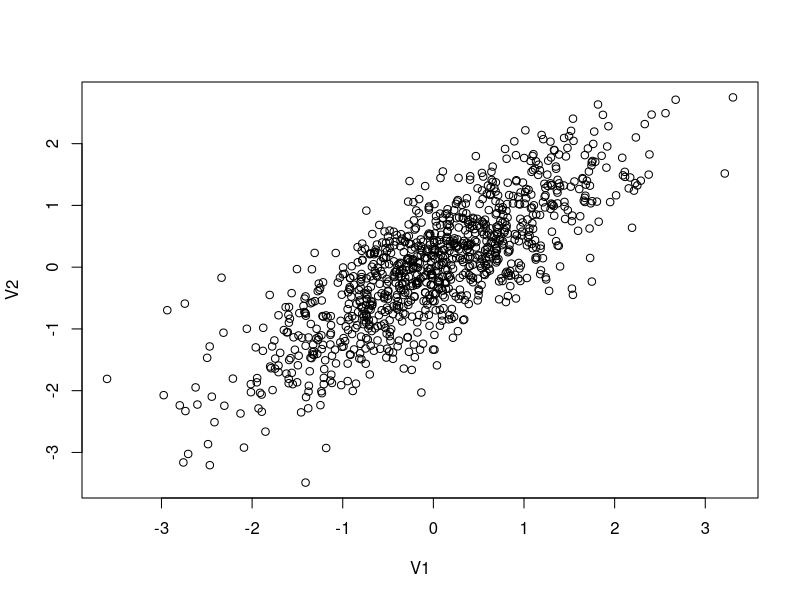
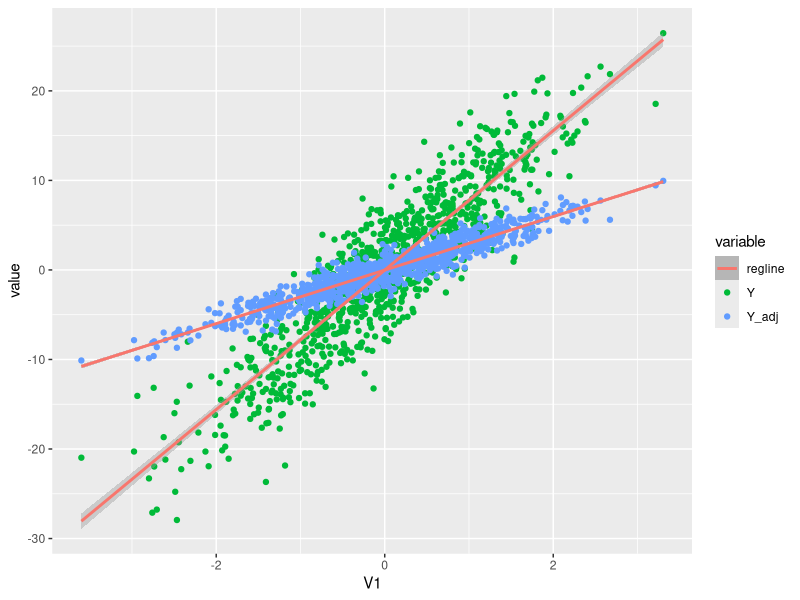

The R script that drew these images, in order:
## ---- chunk 1
knitr::opts_chunk$set(echo = TRUE)
## ---- chunk 2
#This is a comment, alone in a chunk. 

## ---- chunk 3
library(MASS)
library(ggplot2)

out <- as.data.frame(mvrnorm(1000, mu = c(0,0), 
                     Sigma = matrix(c(1,0.8,0.8,1), ncol = 2), 
                     empirical = TRUE))
cor(out)
plot(out)

## ---- chunk 4
out$error<-rnorm(1000, mean=0, sd=1)

#The data generating process
B1<-3
B2<-6

out$Y<-out$V1*B1+out$V2*B2+out$error
## ---- chunk 5
#plotted<-ggplot(out, aes(V1, y = value, color = variable)) + 
#    geom_point(aes(y = Y, col = "Y")) + 
#    geom_point(aes(y = adjY, col = "adjY"))+
#    geom_smooth(method='lm', aes(y = Y, col = "Y"))+
#    geom_smooth(method='lm', aes(y = adjY, col = "Y"))

#plotted

## ---- chunk 6
Y_adj<-out$Y-B2*out$V2
plotted<-ggplot(out, aes(V1, y = value, color = variable)) + 
     geom_point(aes(y = Y, col = "Y")) + 
     geom_point(aes(y = Y_adj, col = "Y_adj"))+
     geom_smooth(method='lm', aes(y = Y, col = "regline"))+
     geom_smooth(method='lm', aes(y = Y_adj, col = "regline")) 
plot(plotted)

